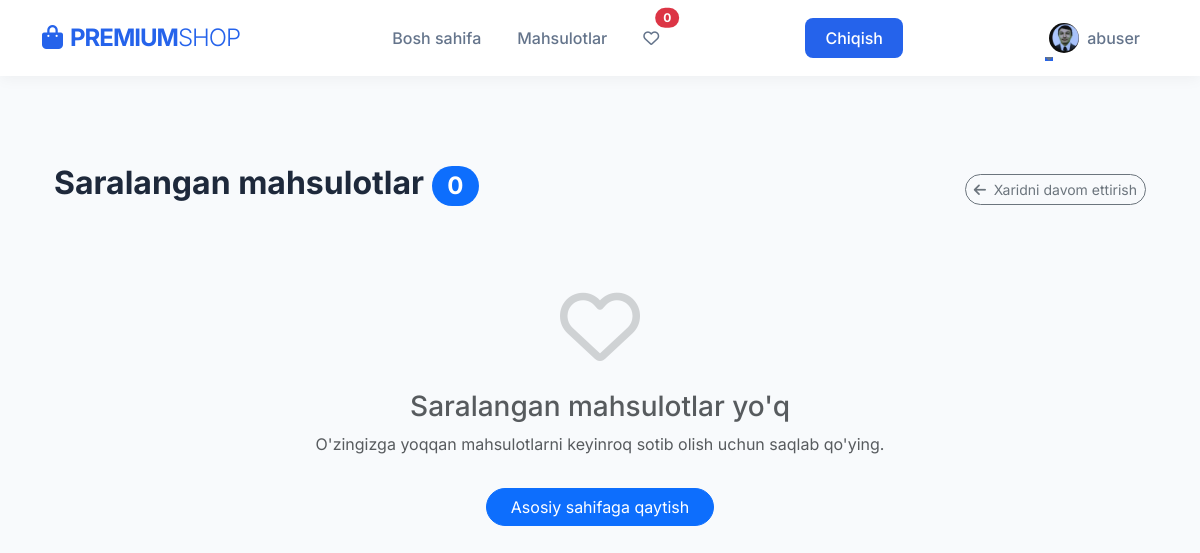
The page /users/wishlist/ (signed in) on the database its author committed.
### users/models.py (models this page shows, shortened)
class User(AbstractUser):
    USER_ROLES = (
        ("admin","Admin"),
        ("user","User"),
        ("seller","Seller")
    )
    phone = models.CharField(max_length=13, null=True, blank=True)
    image = models.ImageField(upload_to="user_images/",null=True, blank=True)
    address = models.CharField(max_length=50, null=True, blank=True)
    age = models.IntegerField(null=True, blank=True)
    balance = models.DecimalField(max_digits=10, decimal_places=2, null=True, blank=True, default=0.00)
    role = models.CharField(max_length=10, choices=USER_ROLES, default="user")

### users/views.py (the view)
# urls.py: path('wishlist/', WishListView.as_view(), name='wishlist'),
class WishListView(LoginRequiredMixin, View):
    def get(self, request):
        wishlist = WishList.objects.filter(user=request.user)
        return render(request, 'wishlist.html', {'wishlist': wishlist})

### templates/wishlist.html (shortened to what this page needs)
{% extends 'base.html' %}
{% load static %}
{% block content %}
<div class="container mt-5">
    <div class="d-flex justify-content-between align-items-center mb-4">
        <h2 class="fw-bold">Saralangan mahsulotlar <span class="badge bg-primary rounded-pill">{{ wishlist.count }}</span></h2>
        <a href="{% url 'home' %}" class="btn btn-outline-secondary btn-sm rounded-pill">
            <i class="fas fa-arrow-left me-1"></i> Xaridni davom ettirish
        </a>
    </div>
    {% if wishlist %}
    <div class="row g-4">
        {% for item in wishlist %}
        <div class="col-sm-6 col-md-4 col-lg-3">
            <div class="card h-100 product-card border-0 shadow-sm rounded-4 overflow-hidden">
                <div class="position-relative overflow-hidden">
                    <div class="position-absolute top-0 end-0 m-3" style="z-index: 10;">
                        <a href="{% url 'toggle_wishlist' item.product.id %}" class="wishlist-btn shadow-sm active">
                            <i class="fas fa-heart text-danger"></i>
                        </a>
                    </div>
                    {% if item.product.main_image %}
                        <img src="{{ item.product.main_image.url }}" class="card-img-top" alt="{{ item.product.title }}" style="height: 200px; object-fit: cover;">
                    {% else %}
                        <img src="{% static 'new/images/example.jpg' %}" class="card-img-top" alt="Placeholder" style="height: 200px; object-fit: cover;">
                    {% endif %}
                </div>
                <div class="card-body p-3">
                    <p class="text-muted small mb-1">{{ item.product.category.title }}</p>
                    <h5 class="card-title h6 fw-bold mb-2 text-truncate">{{ item.product.title }}</h5>
                    <div class="d-flex justify-content-between align-items-center mt-3">
                        <span class="text-primary fw-bold h5 mb-0">${{ item.product.price }}</span>
                        <form action="{% url 'add_to_cart' item.product.id %}" method="POST">
                            {% csrf_token %}
                            <button type="submit" class="btn btn-primary btn-sm rounded-pill px-3">
                                <i class="fas fa-shopping-cart"></i>
                            </button>
                        </form>
                    </div>
                </div>
            </div>
        </div>
        {% endfor %}
    </div>
    {% else %}
    <div class="text-center py-5">
        <div class="mb-4">
            <i class="far fa-heart fa-5x text-muted opacity-25"></i>
        </div>
        <h3 class="text-muted">Saralangan mahsulotlar yo'q</h3>
        <p class="text-muted">O'zingizga yoqqan mahsulotlarni keyinroq sotib olish uchun saqlab qo'ying.</p>
        <a href="{% url 'home' %}" class="btn btn-primary rounded-pill px-4 mt-3">Asosiy sahifaga qaytish</a>
    </div>
    {% endif %}
</div>
{% endblock %}

### templates/base.html (shortened to what this page needs)
<!DOCTYPE html>
{% load static %}
<html lang="uz">
<head>
    <link href="https://cdn.jsdelivr.net/npm/bootstrap@5.3.2/dist/css/bootstrap.min.css" rel="stylesheet">
    <link rel="stylesheet" href="https://cdnjs.cloudflare.com/ajax/libs/font-awesome/6.4.0/css/all.min.css">
</head>
<body>
    <header class="sticky-top">
        <nav class="navbar navbar-expand-lg navbar-light">
            <div class="container">
                <a class="navbar-brand" href="{% url 'home' %}">
                    <i class="fas fa-shopping-bag me-2"></i>PREMIUM<span class="fw-light">SHOP</span>
                </a>
                <div class="collapse navbar-collapse" id="navbarNav">
                    <ul class="navbar-nav mx-auto">
                        <li class="nav-item"><a class="nav-link" href="{% url 'home' %}">Bosh sahifa</a></li>
                        <li class="nav-item"><a class="nav-link" href="{% url 'products' %}">Mahsulotlar</a></li>
                        {% if user.is_authenticated %}
                        <li>
                            <a href="{% url 'wishlist' %}" class="nav-link position-relative">
                                <i class="far fa-heart"></i>
                                <span class="position-absolute top-0 start-100 translate-middle badge rounded-pill bg-danger">
                                    {{ request.user.wishlist.count }}
                                </span>
                            </a>
                        </li>
                        {% endif %}
                    </ul>
                    <ul class="navbar-nav">
                        <li class="nav-item"><a class="nav-link nav-btn" href="{% url 'logout' %}">Chiqish</a></li>
                    </ul>
                    <ul class="navbar-nav ms-auto">
                        {% if user.is_authenticated %}
                            <li class="nav-item dropdown">
                                <a class="nav-link dropdown-toggle d-flex align-items-center" href="#" id="navbarDropdown" role="button" data-bs-toggle="dropdown" aria-expanded="false">
                                    {% if user.image %}
                                        <img src="{{ user.image.url }}" alt="Profile" class="rounded-circle me-2" style="width: 30px; height: 30px; object-fit: cover;">
                                    {% else %}
                                        <i class="fas fa-user-circle fa-lg me-2"></i>
                                    {% endif %}
                                    {{ user.username }}
                                </a>
                            </li>
                        {% endif %}
                    </ul>
                </div>
            </div>
        </nav>
    </header>
    <main class="container">
        {% block content %}{% endblock %}
    </main>
</body>
</html>

### templates/base.html (style rules this page uses)
:root { --primary-color: #2563eb; --secondary-color: #64748b; --dark-bg: #0f172a; --light-bg: #f8fafc; --text-main: #1e293b; }
body { font-family: 'Inter', sans-serif; background-color: var(--light-bg); color: var(--text-main); margin: 0; display: flex; flex-direction: column; min-height: 100vh; }
.navbar { background-color: rgba(255, 255, 255, 0.95); backdrop-filter: blur(10px); box-shadow: 0 2px 15px rgba(0,0,0,0.05); padding: 15px 0; transition: all 0.3s; }
.navbar-brand { font-weight: 700; font-size: 1.5rem; color: var(--primary-color) !important; letter-spacing: -1px; }
.nav-link { font-weight: 500; color: var(--secondary-color) !important; margin: 0 10px; position: relative; transition: 0.3s; }
.nav-link::after { content: ''; position: absolute; width: 0; height: 2px; bottom: 0; left: 0; background-color: var(--primary-color); transition: width 0.3s; }
.nav-btn { background-color: var(--primary-color); color: white !important; border-radius: 8px; padding: 8px 20px !important; margin-left: 10px; }
main { flex: 1; padding: 40px 0; animation: fadeIn 0.8s ease-in-out; }

### rows shown on the page
User: user.wishlist.count "0", image (picture), username "abuser"

### other values the page prints
{{ wishlist.count }} "0"
